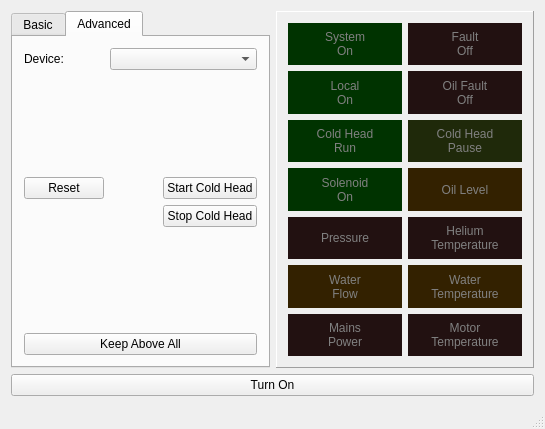
<?xml version="1.0" encoding="UTF-8"?>
<ui version="4.0">
 <class>MainWindow</class>
 <widget class="QMainWindow" name="MainWindow">
  <property name="geometry">
   <rect>
    <x>0</x>
    <y>0</y>
    <width>545</width>
    <height>429</height>
   </rect>
  </property>
  <property name="sizePolicy">
   <sizepolicy hsizetype="Preferred" vsizetype="Preferred">
    <horstretch>0</horstretch>
    <verstretch>0</verstretch>
   </sizepolicy>
  </property>
  <property name="windowTitle">
   <string>Helium Compressor Control</string>
  </property>
  <property name="windowIcon">
   <iconset resource="resource.qrc">
    <normaloff>:/img/logo.svg</normaloff>:/img/logo.svg</iconset>
  </property>
  <widget class="QWidget" name="centralWidget">
   <layout class="QGridLayout" name="layout_main">
    <item row="0" column="0">
     <widget class="QTabWidget" name="tabs">
      <property name="currentIndex">
       <number>1</number>
      </property>
      <widget class="QWidget" name="tab_basic">
       <attribute name="title">
        <string>Basic</string>
       </attribute>
       <layout class="QGridLayout" name="layout_tab_basic">
        <item row="1" column="0">
         <widget class="QGroupBox" name="box_pressure">
          <property name="title">
           <string>Pressure [psig]</string>
          </property>
          <layout class="QGridLayout" name="layout_pressure">
           <item row="0" column="0">
            <widget class="QLCDNumber" name="lcd_pressure_1">
             <property name="smallDecimalPoint">
              <bool>true</bool>
             </property>
             <property name="digitCount">
              <number>3</number>
             </property>
            </widget>
           </item>
          </layout>
         </widget>
        </item>
        <item row="0" column="0">
         <widget class="QGroupBox" name="box_temperature">
          <property name="title">
           <string>Temperature [°C]</string>
          </property>
          <layout class="QGridLayout" name="layout_temperature">
           <item row="1" column="0" rowspan="2">
            <widget class="QLCDNumber" name="lcd_temperature_1">
             <property name="digitCount">
              <number>3</number>
             </property>
             <property name="value" stdset="0">
              <double>0.000000000000000</double>
             </property>
            </widget>
           </item>
           <item row="1" column="2" rowspan="2">
            <widget class="QLCDNumber" name="lcd_temperature_3">
             <property name="digitCount">
              <number>3</number>
             </property>
             <property name="value" stdset="0">
              <double>0.000000000000000</double>
             </property>
            </widget>
           </item>
           <item row="1" column="1" rowspan="2">
            <widget class="QLCDNumber" name="lcd_temperature_2">
             <property name="digitCount">
              <number>3</number>
             </property>
             <property name="value" stdset="0">
              <double>0.000000000000000</double>
             </property>
            </widget>
           </item>
           <item row="0" column="0">
            <widget class="QLabel" name="label_temperature_helium">
             <property name="sizePolicy">
              <sizepolicy hsizetype="Preferred" vsizetype="Maximum">
               <horstretch>0</horstretch>
               <verstretch>0</verstretch>
              </sizepolicy>
             </property>
             <property name="toolTip">
              <string>Compressor capsule helium discharge temperature</string>
             </property>
             <property name="text">
              <string>Helium</string>
             </property>
             <property name="alignment">
              <set>Qt::AlignCenter</set>
             </property>
            </widget>
           </item>
           <item row="0" column="2">
            <widget class="QLabel" name="label_temperature_waterIn">
             <property name="sizePolicy">
              <sizepolicy hsizetype="Preferred" vsizetype="Maximum">
               <horstretch>0</horstretch>
               <verstretch>0</verstretch>
              </sizepolicy>
             </property>
             <property name="toolTip">
              <string>Water inlet temperature</string>
             </property>
             <property name="text">
              <string>Water In</string>
             </property>
             <property name="alignment">
              <set>Qt::AlignCenter</set>
             </property>
            </widget>
           </item>
           <item row="0" column="1">
            <widget class="QLabel" name="label_temperature_waterOut">
             <property name="sizePolicy">
              <sizepolicy hsizetype="Preferred" vsizetype="Maximum">
               <horstretch>0</horstretch>
               <verstretch>0</verstretch>
              </sizepolicy>
             </property>
             <property name="toolTip">
              <string>Water outlet temperature</string>
             </property>
             <property name="text">
              <string>Water Out</string>
             </property>
             <property name="alignment">
              <set>Qt::AlignCenter</set>
             </property>
            </widget>
           </item>
          </layout>
         </widget>
        </item>
       </layout>
      </widget>
      <widget class="QWidget" name="tab_advanced">
       <attribute name="title">
        <string>Advanced</string>
       </attribute>
       <layout class="QGridLayout" name="layout_tab_advanced">
        <item row="0" column="0">
         <widget class="QLabel" name="label_devices">
          <property name="text">
           <string>Device:</string>
          </property>
         </widget>
        </item>
        <item row="1" column="0" colspan="4">
         <spacer name="verticalSpacer_1">
          <property name="orientation">
           <enum>Qt::Vertical</enum>
          </property>
          <property name="sizeHint" stdset="0">
           <size>
            <width>20</width>
            <height>40</height>
           </size>
          </property>
         </spacer>
        </item>
        <item row="3" column="3">
         <widget class="QPushButton" name="button_stopColdHead">
          <property name="text">
           <string>Stop Cold Head</string>
          </property>
         </widget>
        </item>
        <item row="0" column="1" colspan="3">
         <widget class="QComboBox" name="list_devices"/>
        </item>
        <item row="4" column="0" colspan="4">
         <spacer name="verticalSpacer_2">
          <property name="orientation">
           <enum>Qt::Vertical</enum>
          </property>
          <property name="sizeHint" stdset="0">
           <size>
            <width>20</width>
            <height>40</height>
           </size>
          </property>
         </spacer>
        </item>
        <item row="2" column="3">
         <widget class="QPushButton" name="button_startColdHead">
          <property name="text">
           <string>Start Cold Head</string>
          </property>
         </widget>
        </item>
        <item row="2" column="0">
         <widget class="QPushButton" name="button_reset">
          <property name="text">
           <string>Reset</string>
          </property>
         </widget>
        </item>
        <item row="5" column="0" colspan="4">
         <widget class="QPushButton" name="button_topmost">
          <property name="text">
           <string>Keep Above All</string>
          </property>
          <property name="checkable">
           <bool>true</bool>
          </property>
         </widget>
        </item>
       </layout>
      </widget>
     </widget>
    </item>
    <item row="2" column="0" colspan="2">
     <widget class="QPushButton" name="button_on">
      <property name="sizePolicy">
       <sizepolicy hsizetype="Minimum" vsizetype="Minimum">
        <horstretch>0</horstretch>
        <verstretch>0</verstretch>
       </sizepolicy>
      </property>
      <property name="text">
       <string>Turn On</string>
      </property>
      <property name="shortcut">
       <string>Space</string>
      </property>
      <property name="checkable">
       <bool>true</bool>
      </property>
     </widget>
    </item>
    <item row="0" column="1">
     <widget class="QFrame" name="box_state">
      <property name="frameShape">
       <enum>QFrame::Panel</enum>
      </property>
      <property name="frameShadow">
       <enum>QFrame::Raised</enum>
      </property>
      <layout class="QGridLayout" name="layout_state" columnstretch="1,1">
       <item row="3" column="0">
        <widget class="QLabel" name="label_state_solenoidOn">
         <property name="enabled">
          <bool>false</bool>
         </property>
         <property name="styleSheet">
          <string notr="true">QLabel {
border-radius: 25%;
}
QLabel:enabled {
color: lightgreen;
background-color: green;
}
QLabel:disabled {
color: gray;
background-color: #003300;
}</string>
         </property>
         <property name="text">
          <string>Solenoid
On</string>
         </property>
         <property name="alignment">
          <set>Qt::AlignCenter</set>
         </property>
        </widget>
       </item>
       <item row="5" column="1">
        <widget class="QLabel" name="label_state_heliumTemperatureAlarm">
         <property name="enabled">
          <bool>false</bool>
         </property>
         <property name="toolTip">
          <string>Shutdown if helium discharge temperature &gt; 93 °C</string>
         </property>
         <property name="styleSheet">
          <string notr="true">QLabel {
border-radius: 25%;
}
QLabel:enabled {
color: white;
background-color: red;
}
QLabel:disabled {
color: gray;
background-color: #221111;
}</string>
         </property>
         <property name="text">
          <string>Helium
Temperature</string>
         </property>
         <property name="alignment">
          <set>Qt::AlignCenter</set>
         </property>
        </widget>
       </item>
       <item row="3" column="1">
        <widget class="QLabel" name="label_state_oilLevelAlarm">
         <property name="enabled">
          <bool>false</bool>
         </property>
         <property name="styleSheet">
          <string notr="true">QLabel {
border-radius: 25%;
}
QLabel:enabled {
color: black;
background-color: orange;
}
QLabel:disabled {
color: gray;
background-color: #332100;
}</string>
         </property>
         <property name="text">
          <string>Oil Level</string>
         </property>
         <property name="alignment">
          <set>Qt::AlignCenter</set>
         </property>
        </widget>
       </item>
       <item row="2" column="1">
        <widget class="QLabel" name="label_state_coldHeadPause">
         <property name="enabled">
          <bool>false</bool>
         </property>
         <property name="styleSheet">
          <string notr="true">QLabel {
border-radius: 25%;
}
QLabel:enabled {
color: yellow;
background-color: yellowgreen;
}
QLabel:disabled {
color: gray;
background-color: #1f290a;
}</string>
         </property>
         <property name="text">
          <string>Cold Head
Pause</string>
         </property>
         <property name="alignment">
          <set>Qt::AlignCenter</set>
         </property>
        </widget>
       </item>
       <item row="1" column="1">
        <widget class="QLabel" name="label_state_oilFaultOff">
         <property name="enabled">
          <bool>false</bool>
         </property>
         <property name="styleSheet">
          <string notr="true">QLabel {
border-radius: 25%;
}
QLabel:enabled {
color: white;
background-color: red;
}
QLabel:disabled {
color: gray;
background-color: #221111;
}</string>
         </property>
         <property name="text">
          <string>Oil Fault
Off</string>
         </property>
         <property name="alignment">
          <set>Qt::AlignCenter</set>
         </property>
        </widget>
       </item>
       <item row="0" column="1">
        <widget class="QLabel" name="label_state_faultOff">
         <property name="enabled">
          <bool>false</bool>
         </property>
         <property name="styleSheet">
          <string notr="true">QLabel {
border-radius: 25%;
}
QLabel:enabled {
color: white;
background-color: red;
}
QLabel:disabled {
color: gray;
background-color: #221111;
}</string>
         </property>
         <property name="text">
          <string>Fault
Off</string>
         </property>
         <property name="alignment">
          <set>Qt::AlignCenter</set>
         </property>
        </widget>
       </item>
       <item row="8" column="0">
        <widget class="QLabel" name="label_state_powerAlarm">
         <property name="enabled">
          <bool>false</bool>
         </property>
         <property name="styleSheet">
          <string notr="true">QLabel {
border-radius: 25%;
}
QLabel:enabled {
color: white;
background-color: red;
}
QLabel:disabled {
color: gray;
background-color: #221111;
}</string>
         </property>
         <property name="text">
          <string>Mains
Power</string>
         </property>
         <property name="alignment">
          <set>Qt::AlignCenter</set>
         </property>
        </widget>
       </item>
       <item row="8" column="1">
        <widget class="QLabel" name="label_state_motorTemperatureAlarm">
         <property name="enabled">
          <bool>false</bool>
         </property>
         <property name="toolTip">
          <string>Shutdown if Return Pressure &gt; 140 psig</string>
         </property>
         <property name="styleSheet">
          <string notr="true">QLabel {
border-radius: 25%;
}
QLabel:enabled {
color: white;
background-color: red;
}
QLabel:disabled {
color: gray;
background-color: #221111;
}</string>
         </property>
         <property name="text">
          <string>Motor
Temperature</string>
         </property>
         <property name="alignment">
          <set>Qt::AlignCenter</set>
         </property>
        </widget>
       </item>
       <item row="2" column="0">
        <widget class="QLabel" name="label_state_coldHeadRun">
         <property name="enabled">
          <bool>false</bool>
         </property>
         <property name="styleSheet">
          <string notr="true">QLabel {
border-radius: 25%;
}
QLabel:enabled {
color: lightgreen;
background-color: green;
}
QLabel:disabled {
color: gray;
background-color: #003300;
}</string>
         </property>
         <property name="text">
          <string>Cold Head
Run</string>
         </property>
         <property name="alignment">
          <set>Qt::AlignCenter</set>
         </property>
        </widget>
       </item>
       <item row="1" column="0">
        <widget class="QLabel" name="label_state_localOn">
         <property name="enabled">
          <bool>false</bool>
         </property>
         <property name="styleSheet">
          <string notr="true">QLabel {
border-radius: 25%;
}
QLabel:enabled {
color: lightgreen;
background-color: green;
}
QLabel:disabled {
color: gray;
background-color: #003300;
}</string>
         </property>
         <property name="text">
          <string>Local
On</string>
         </property>
         <property name="alignment">
          <set>Qt::AlignCenter</set>
         </property>
        </widget>
       </item>
       <item row="0" column="0">
        <widget class="QLabel" name="label_state_systemOn">
         <property name="enabled">
          <bool>false</bool>
         </property>
         <property name="styleSheet">
          <string notr="true">QLabel {
border-radius: 25%;
}
QLabel:enabled {
color: lightgreen;
background-color: green;
}
QLabel:disabled {
color: gray;
background-color: #003300;
}</string>
         </property>
         <property name="text">
          <string>System
On</string>
         </property>
         <property name="alignment">
          <set>Qt::AlignCenter</set>
         </property>
        </widget>
       </item>
       <item row="7" column="0">
        <widget class="QLabel" name="label_state_waterFlowAlarm">
         <property name="enabled">
          <bool>false</bool>
         </property>
         <property name="toolTip">
          <string>Alarm if water temperature &gt; 46 °C</string>
         </property>
         <property name="styleSheet">
          <string notr="true">QLabel {
border-radius: 25%;
}
QLabel:enabled {
color: black;
background-color: orange;
}
QLabel:disabled {
color: gray;
background-color: #332100;
}</string>
         </property>
         <property name="text">
          <string>Water
Flow</string>
         </property>
         <property name="alignment">
          <set>Qt::AlignCenter</set>
         </property>
        </widget>
       </item>
       <item row="5" column="0">
        <widget class="QLabel" name="label_state_pressureAlarm">
         <property name="enabled">
          <bool>false</bool>
         </property>
         <property name="toolTip">
          <string>Shutdown if return pressure &lt; 15 psig</string>
         </property>
         <property name="styleSheet">
          <string notr="true">QLabel {
border-radius: 25%;
}
QLabel:enabled {
color: white;
background-color: red;
}
QLabel:disabled {
color: gray;
background-color: #221111;
}</string>
         </property>
         <property name="text">
          <string>Pressure</string>
         </property>
         <property name="alignment">
          <set>Qt::AlignCenter</set>
         </property>
        </widget>
       </item>
       <item row="7" column="1">
        <widget class="QLabel" name="label_state_waterTemperatureAlarm">
         <property name="enabled">
          <bool>false</bool>
         </property>
         <property name="toolTip">
          <string>Alarm if water temperature &gt; 35 °C</string>
         </property>
         <property name="styleSheet">
          <string notr="true">QLabel {
border-radius: 25%;
}
QLabel:enabled {
color: black;
background-color: orange;
}
QLabel:disabled {
color: gray;
background-color: #332100;
}</string>
         </property>
         <property name="text">
          <string>Water
Temperature</string>
         </property>
         <property name="alignment">
          <set>Qt::AlignCenter</set>
         </property>
        </widget>
       </item>
      </layout>
     </widget>
    </item>
   </layout>
  </widget>
  <widget class="QStatusBar" name="statusBar"/>
 </widget>
 <layoutdefault spacing="6" margin="11"/>
 <resources>
  <include location="resource.qrc"/>
 </resources>
 <connections/>
</ui>
